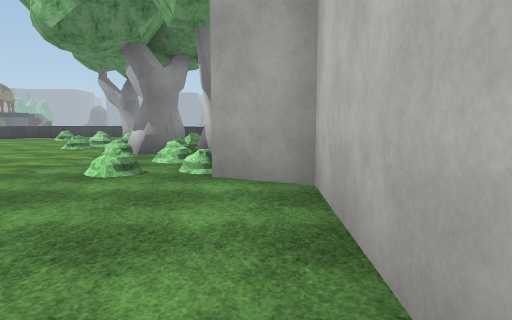
View 1 (above)

22 first-person views from a walk through a Unity game level. The camera is 1.4 m above the floor, tilts 6° down and sees 70° across. The floor is counted in squares, 2 m on a side. Each view is taken from the middle of a square. On the plan, view 1 faces up. The plan holds only what a view shows up to about 11 squares ahead; the rest is blank. The place goes on beyond the plan. The player is left out. Surface patterns are stand-ins for the level's own textures.

View 2
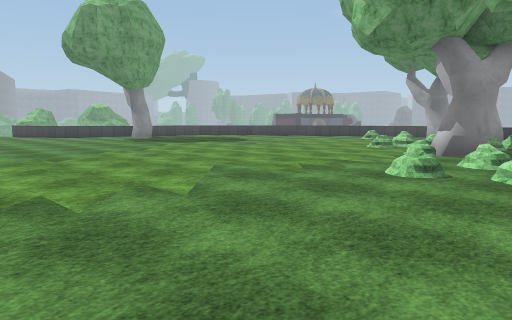

View 3
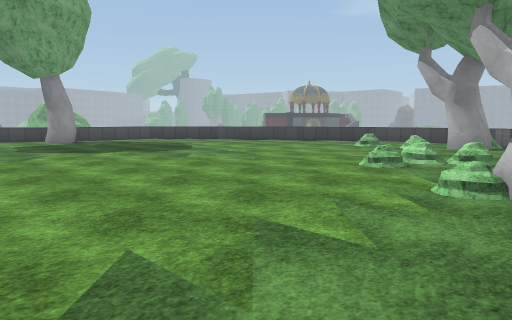

View 4
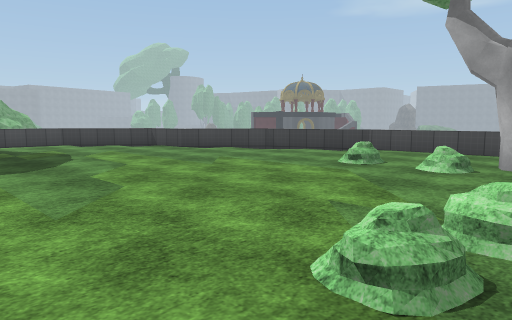

View 5
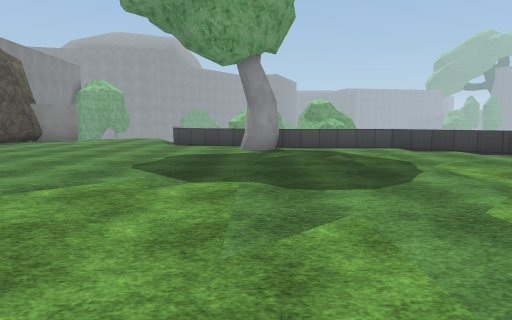

View 6
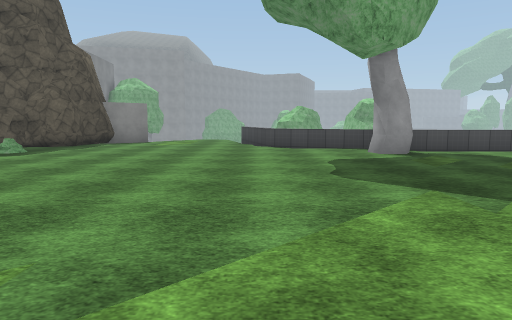

View 7
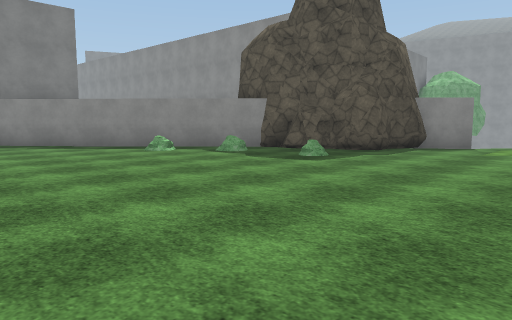

View 8
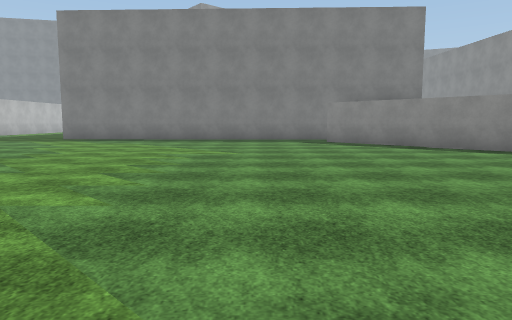

View 9
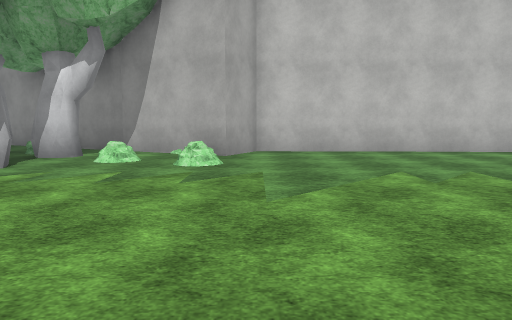

View 10
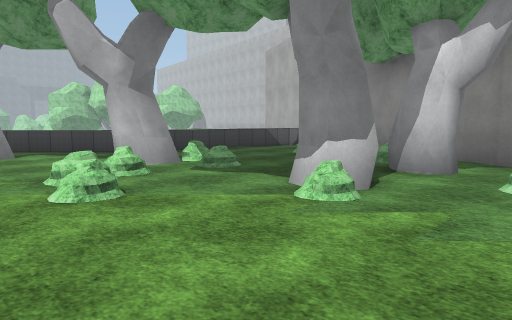

View 11
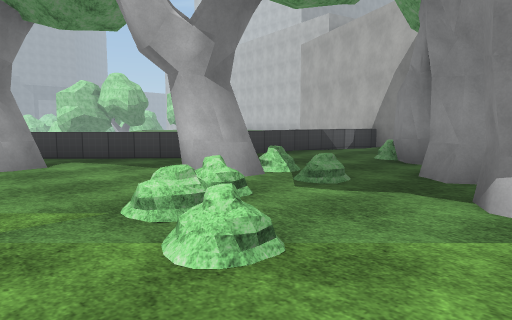

View 12
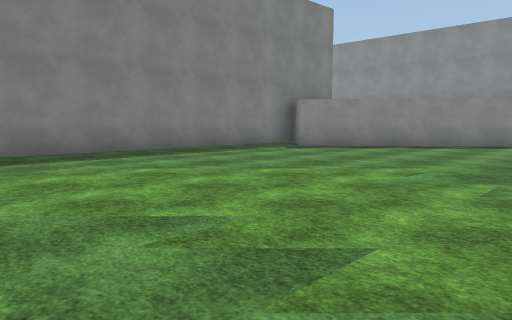

View 13
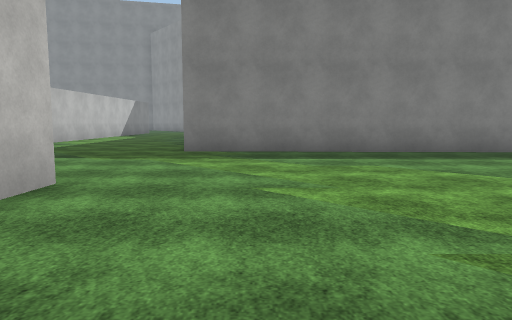

View 14
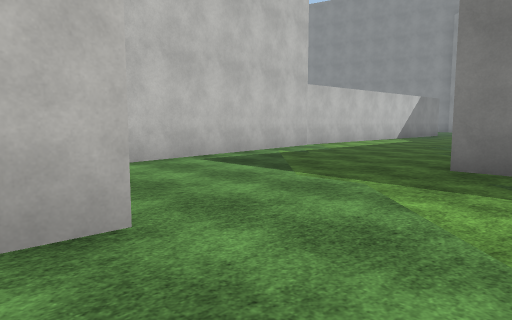

View 15
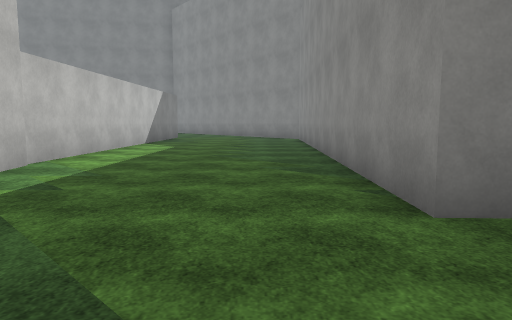

View 16
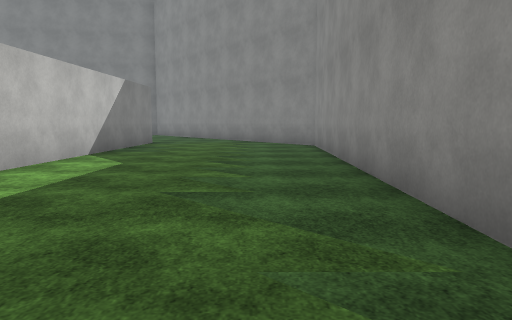

View 17
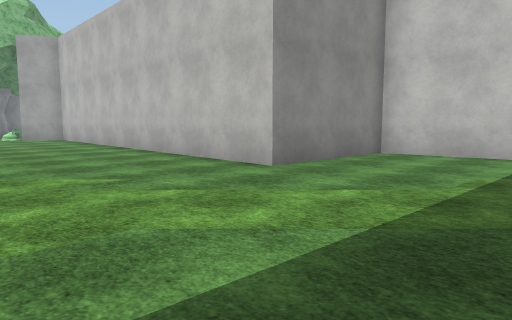

View 18
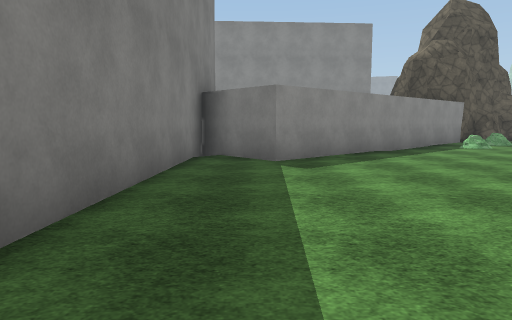

View 19
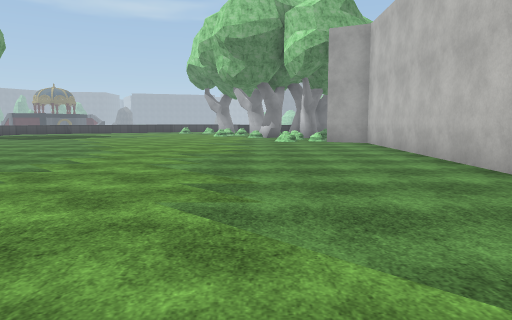

View 20
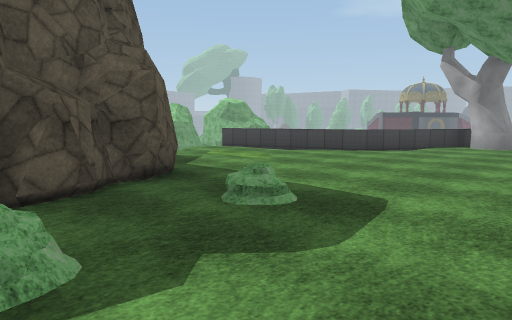

View 21
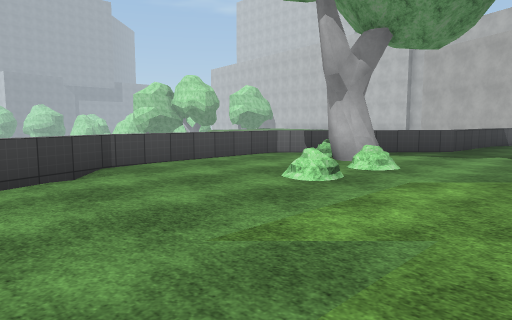

View 22
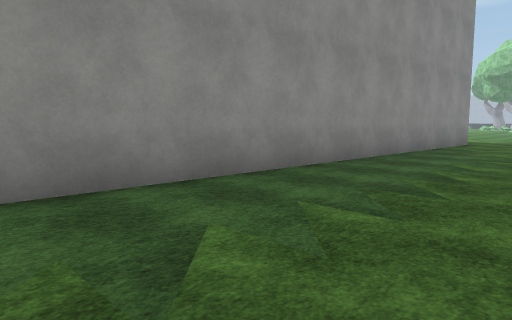

### Floor plan
Key: @ floor where view 1 was taken; # wall or solid block; . floor; / step, stairs or slope; ^ raised ledge; v drop or lower ground; T tree; B bush; O other object.
Columns run from 20 left of view 1 to 5 right of it. Each row starts with its distance up from view 1.
 17            ^^^^^#
 16         #^//....^#
 15         ^/.....B.^v
 14       ^^.....BBT..^^^^^^#
 13      ^..................#
 12     ^/...........TB.....#
 11     ^...........B. .. .#
 10     ^..........BB...#/.#
  9     ^.............TTB.T
  8    ##T...........BT#.#T
  7    ^.................#
  6   ^................BO
  5 ^^/...............B.##
  4 .....................#
  3 .....................#
  2 .....................#
  1 #....................#
  0 ###.................@#
 -1   ##.B...............#
 -2    #.................#
 -3    #./...............#
 -4    ##.B..............#
 -5     ##...............#
 -6      ##..............#
 -7       ##.............####
 -8        ##...............#
 -9         ##..............#
-10         ##..............##
-11         #................#
-12         ############.....#
-13                    #.....#
-14                    #.....#
-15                    #.....#
-16                    #.....#
-17                    #.....#
-18                    #.....#
-19                    #.....#
-20                    #.....#
-21                    #.....#
-22                    #.....#
-23                    #.....#
-24                    #.....#

Positions as (right, up) in squares from view 1, and headings:
1: (0, 0), facing up
2: (0, 0), facing up-left
3: (-2, 4), facing up-left
4: (-4, 8), facing up-left
5: (-6, 8), facing left
6: (-7, 5), facing left
7: (-9, 4), facing down-left
8: (-8, 3), facing down
9: (-8, 4), facing right
10: (-6, 6), facing up-right
11: (-6, 8), facing up-right
12: (-2, -3), facing down-left
13: (-2, -3), facing down
14: (-2, -6), facing down-right
15: (1, -9), facing down
16: (1, -13), facing down
17: (-4, -11), facing up-right
18: (-4, -10), facing left
19: (-3, -8), facing up
20: (-13, -3), facing up-left
21: (-11, 11), facing up-right
22: (3, -24), facing up-left
